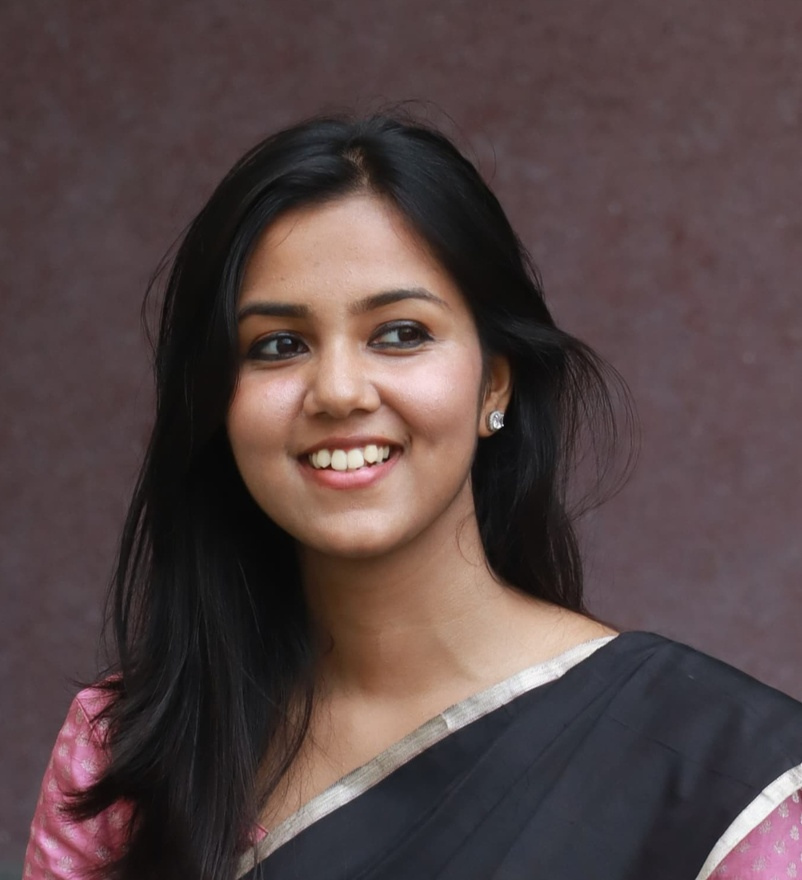
#> input picture registered_faces/Sania - Authorized.jpeg, 802 x 880 px, shrunk from 1360 x 1492 before the run
$ python -i night_enhancer.py   (imports and definitions only)
#> lines starting #> are read from the running program, lines starting #| are printed output that depends on the picture
import cv2
import numpy as np

class NightEnhancer:
    def __init__(self, brightness_threshold=50, clip_limit=2.0, grid_size=(8, 8)):
#> further down, picture is the input picture: shape (880, 802, 3); mean B, G, R 68.8, 68.7, 85.4
        self.brightness_threshold = brightness_threshold
        self.clahe = cv2.createCLAHE(clipLimit=clip_limit, tileGridSize=grid_size)

    def is_low_light(self, frame):
        """Calculates the mean brightness of the frame to determine if it's night."""
        # Convert to grayscale for a fast brightness check
        gray = cv2.cvtColor(frame, cv2.COLOR_BGR2GRAY)
        mean_brightness = np.mean(gray)
        return mean_brightness < self.brightness_threshold

    def enhance(self, frame):
        """Applies CLAHE and lightweight noise reduction for dark frames."""
        # 1. Convert to LAB color space (separates lightness from color)
        lab = cv2.cvtColor(frame, cv2.COLOR_BGR2LAB)
#> lab: shape (880, 802, 3); mean of channels 0, 1, 2 77.1, 135.2, 130.5
        l, a, b = cv2.split(lab)
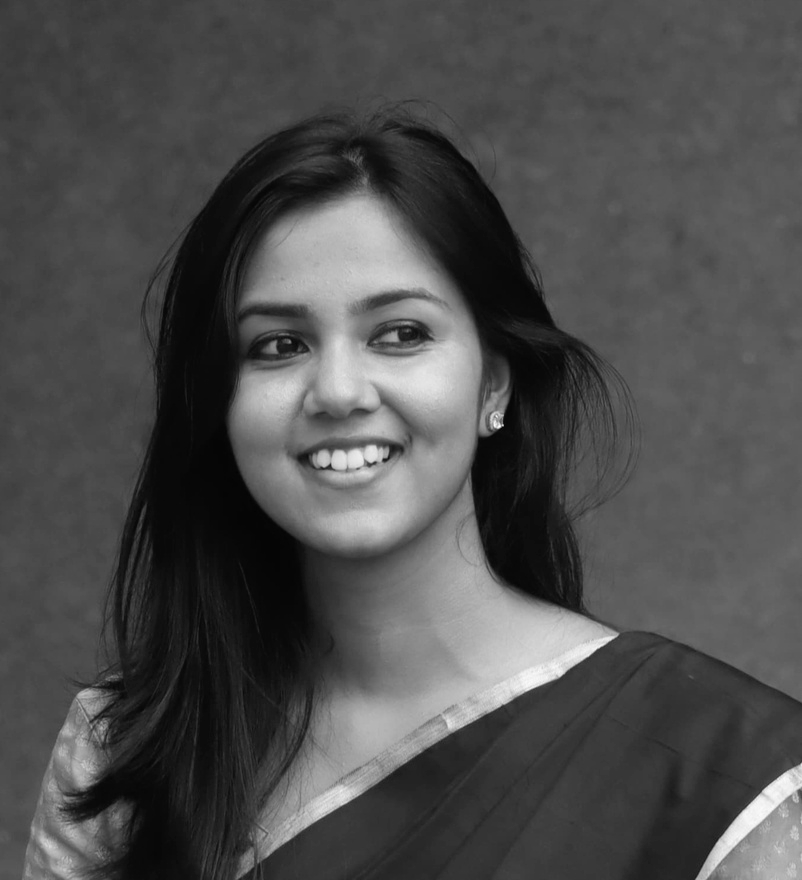
#> l: shape (880, 802); min 3, max 254, mean 77.1
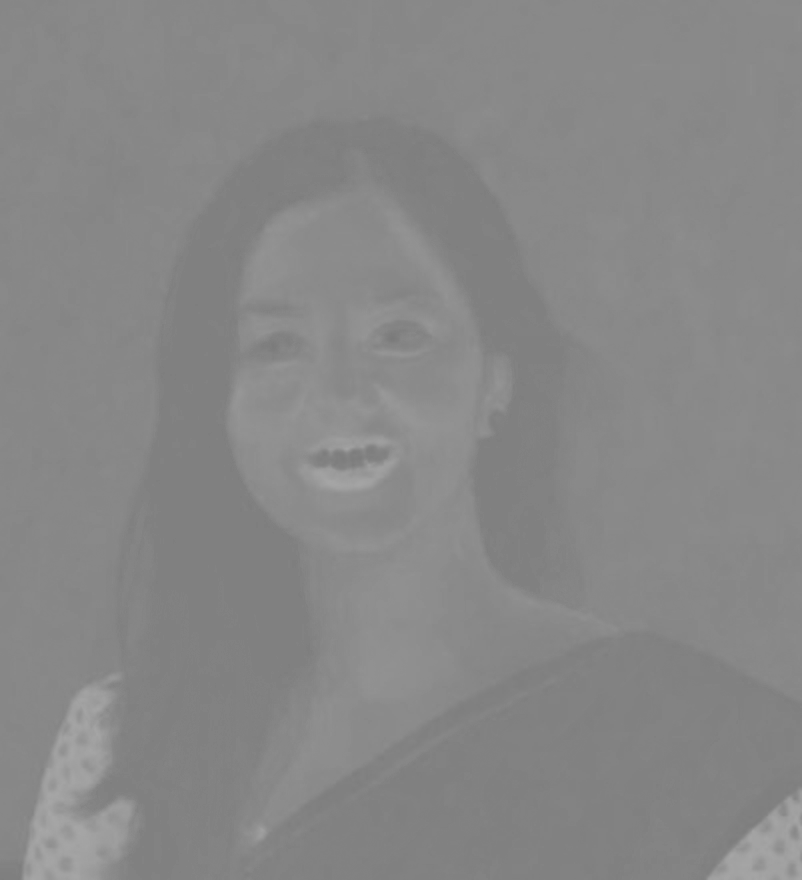
#> a: shape (880, 802); min 122, max 167, mean 135.2

        # 2. Apply CLAHE (Contrast Limited Adaptive Histogram Equalization) to Lightness channel
        cl = self.clahe.apply(l)
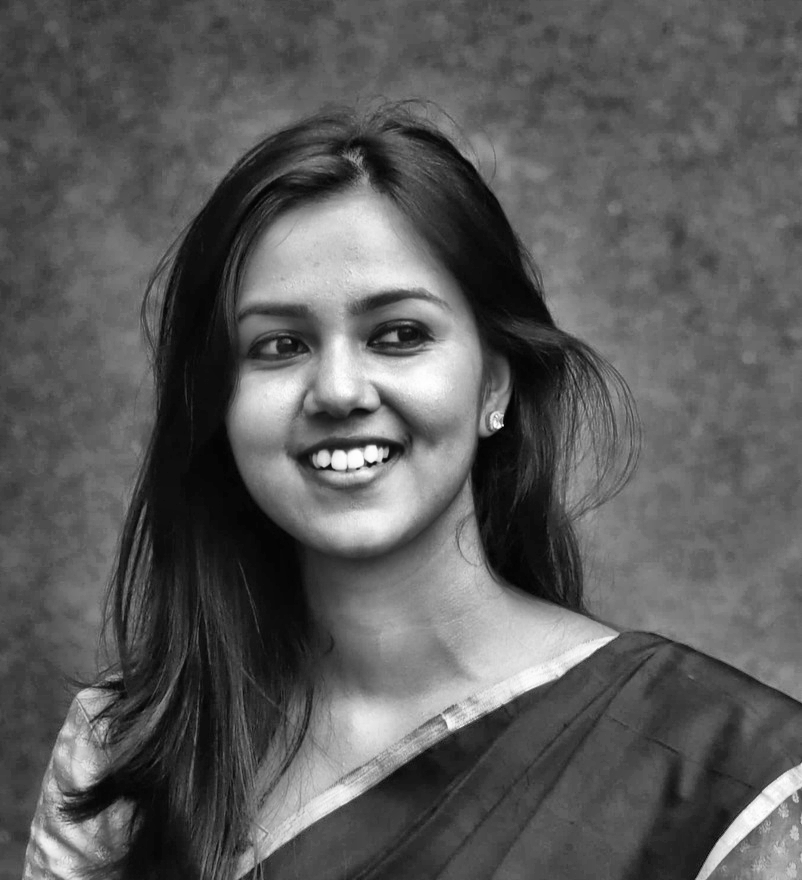
#> cl: shape (880, 802); min 2, max 255, mean 90.7

        # 3. Merge back and convert to BGR
        limg = cv2.merge((cl, a, b))
#> limg: shape (880, 802, 3); mean of channels 0, 1, 2 90.7, 135.2, 130.5
        enhanced = cv2.cvtColor(limg, cv2.COLOR_LAB2BGR)
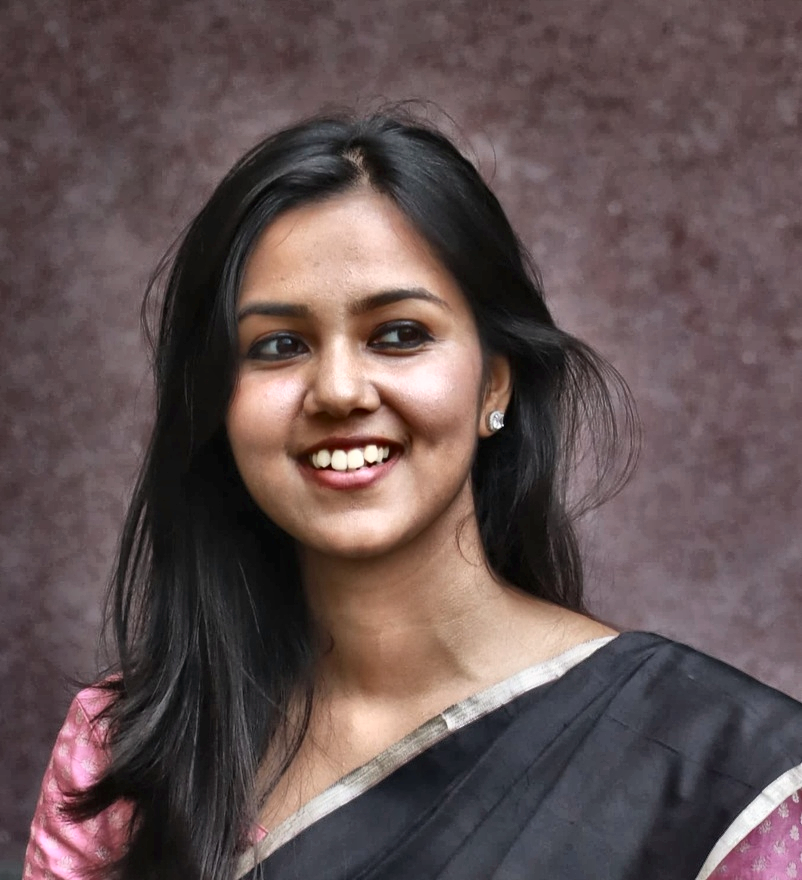
#> enhanced: shape (880, 802, 3); mean B, G, R 81.4, 81.4, 98.4

        # 4. Lightweight noise reduction
        # CCTV night footage gets very grainy when brightened.
        # We use a Bilateral Filter instead of Non-Local Means because it's much faster on CPU
        # while still preserving the sharp edges of bounding boxes/people.
        enhanced = cv2.bilateralFilter(enhanced, d=5, sigmaColor=50, sigmaSpace=50)

        return enhanced

    def process(self, frame):
        """Returns the frame and a boolean indicating if night mode was applied."""
        if self.is_low_light(frame):
            return self.enhance(frame), True
        return frame, False

night_enhancer = NightEnhancer()

>>> import cv2
>>> picture = cv2.imread('../../registered_faces/Sania - Authorized.jpeg')
>>> result = NightEnhancer().enhance(picture)

$ run again, on registered_faces/Sanjana - Authorized.jpeg
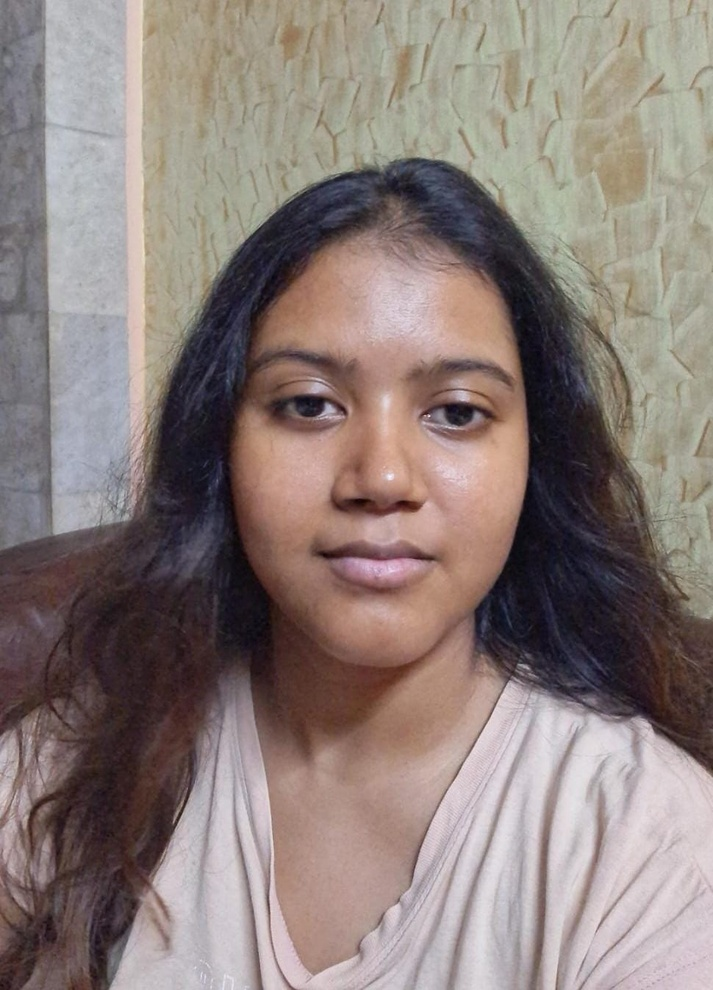
#> input picture registered_faces/Sanjana - Authorized.jpeg, 713 x 990 px, shrunk from 970 x 1346 before the run
#> picture is the input picture: shape (990, 713, 3); mean B, G, R 122, 126.3, 140
#> lab: shape (990, 713, 3); mean of channels 0, 1, 2 135.4, 132.9, 132.2
#> in enhance, `l, a, b = cv2.split(lab)`:
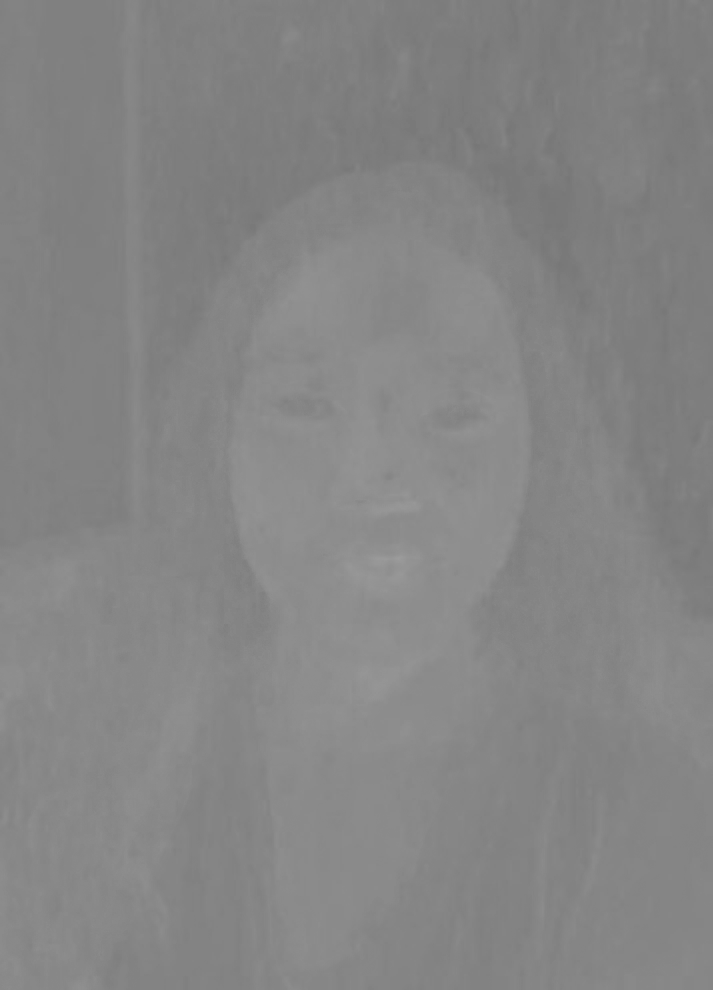
#> a: shape (990, 713); min 118, max 156, mean 132.9
#> limg: shape (990, 713, 3); mean of channels 0, 1, 2 138.8, 132.9, 132.2
#> in enhance, `enhanced = cv2.cvtColor(limg, cv2.COLOR_LAB2BGR)`:
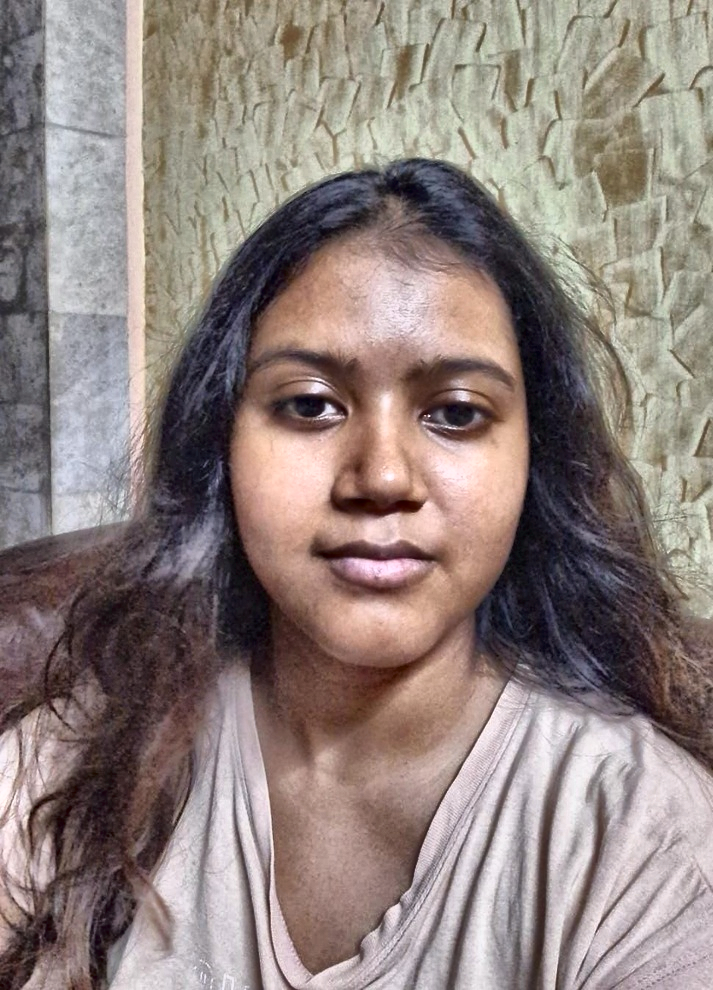
#> enhanced: shape (990, 713, 3); mean B, G, R 125.5, 129.8, 143.5

$ run again, on registered_faces/Shreyansh - Authorized.jpeg
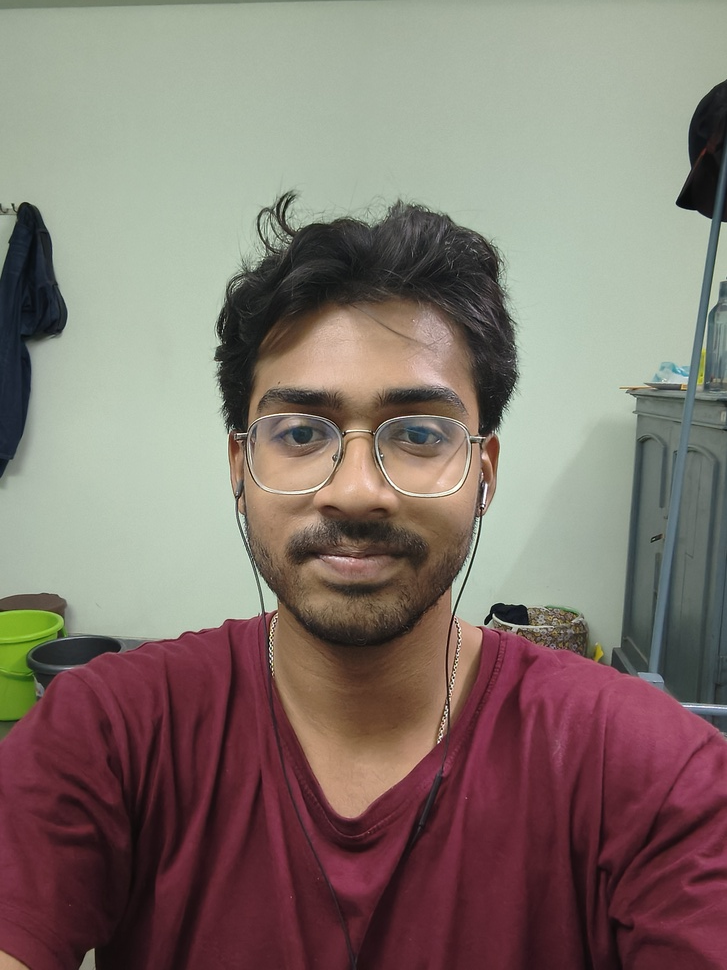
#> input picture registered_faces/Shreyansh - Authorized.jpeg, 727 x 970 px, shrunk from 2448 x 3264 before the run
#> picture is the input picture: shape (970, 727, 3); mean B, G, R 110.7, 118.5, 131
#> lab: shape (970, 727, 3); mean of channels 0, 1, 2 127.7, 132.5, 134.9
#> in enhance, `l, a, b = cv2.split(lab)`:
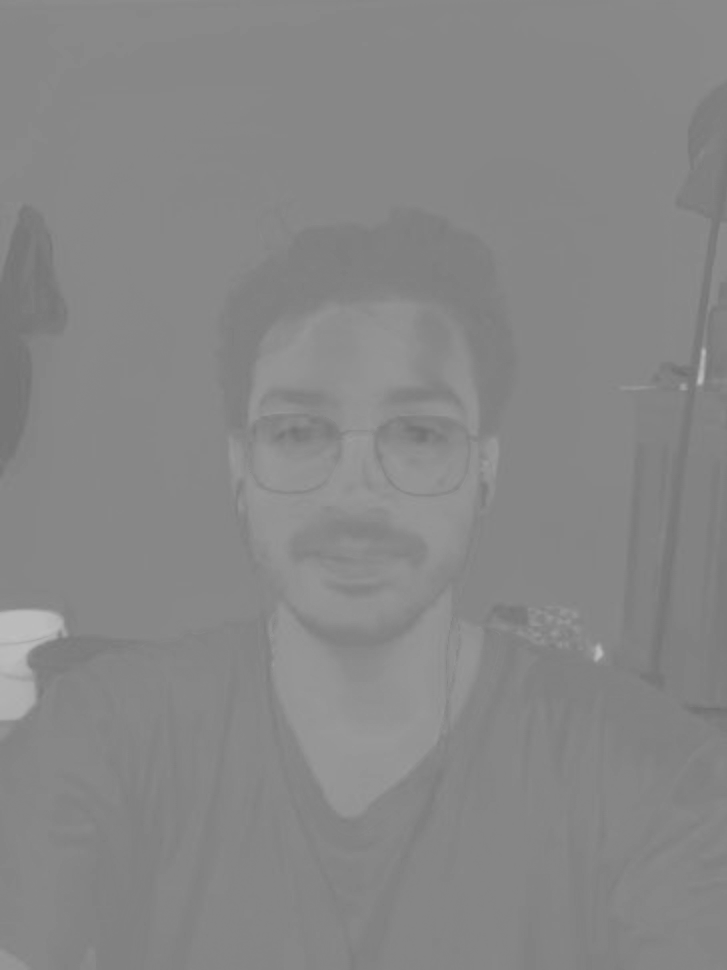
#> b: shape (970, 727); min 111, max 191, mean 134.9
#> limg: shape (970, 727, 3); mean of channels 0, 1, 2 141.2, 132.5, 134.9
#> in enhance, `enhanced = cv2.cvtColor(limg, cv2.COLOR_LAB2BGR)`:
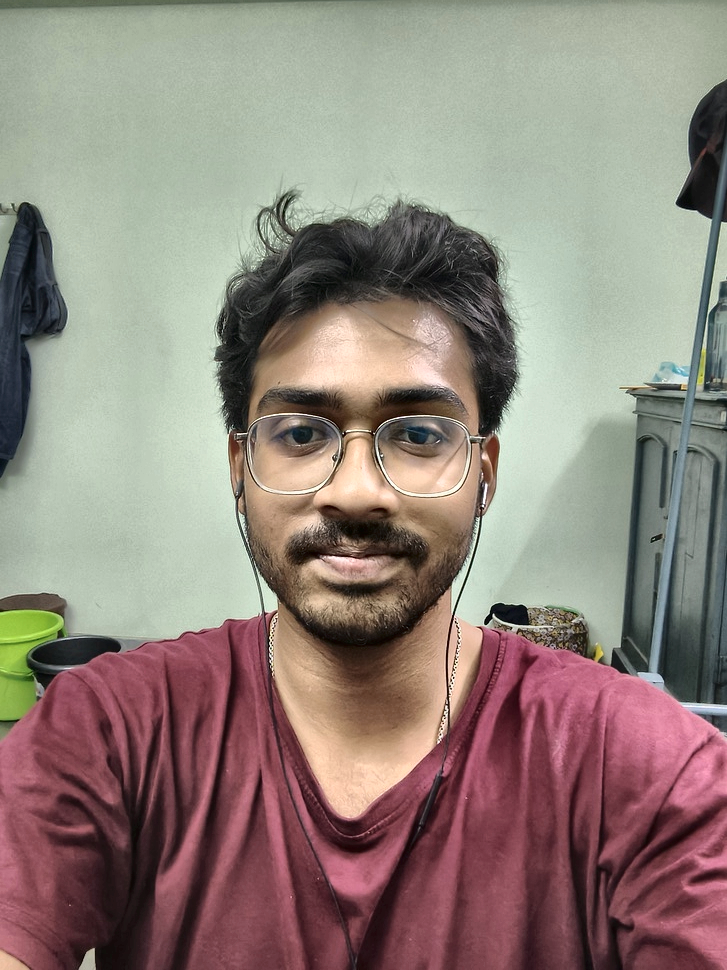
#> enhanced: shape (970, 727, 3); mean B, G, R 123.5, 131.8, 145.2
